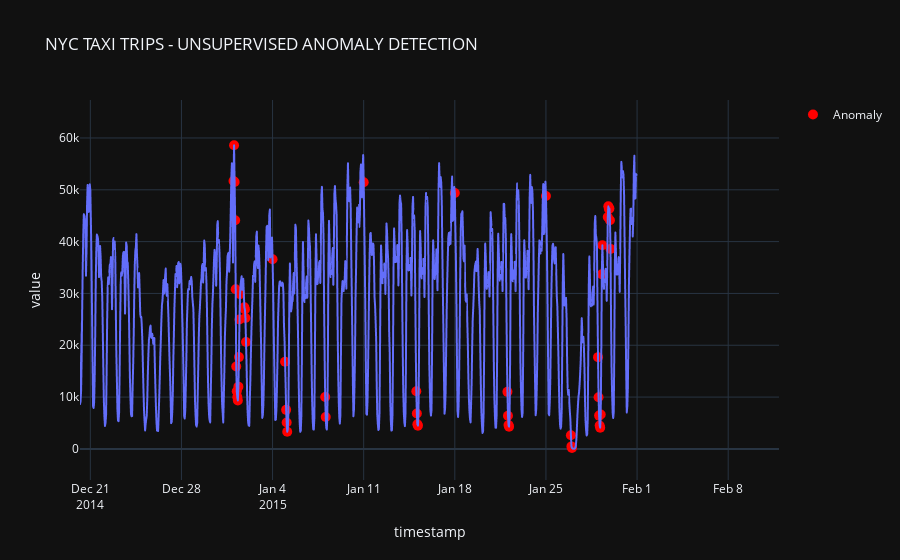

Source (notebook cell):
### Markdown cell above
## Plot anomalies on the graph to visualize

### Code cell
import plotly.graph_objects as go

# plot value on y-axis and date on x-axis
fig = px.line(iforest_results, x=iforest_results.index,
              y="value", title='NYC TAXI TRIPS - UNSUPERVISED ANOMALY DETECTION', template = 'plotly_dark')

# create list of outlier_dates
outlier_dates = iforest_results[iforest_results['Anomaly'] == 1].index

y_values = [iforest_results.loc[i]['value'] for i in outlier_dates]

fig.add_trace(go.Scatter(x=outlier_dates, y=y_values, 
                         mode = 'markers', 
                         name = 'Anomaly', 
                         marker=dict(color='red',size=10)))
        
fig.show()

### Figure 1 — Plotly figure (JSON) as saved in the notebook; plotly's stock layout.template omitted (floating-point values rounded to 4 significant figures; data arrays with more than 128 entries replaced by an {"elided": "..."} marker saying what was removed)
{"data": [{"hovertemplate": "timestamp=%{x}<br>value=%{y}<extra></extra>", "legendgroup": "", "line": {"color": "#636efa", "dash": "solid"}, "mode": "lines", "name": "", "showlegend": false, "type": "scattergl", "x": {"elided": "5160 str values"}, "xaxis": "x", "y": {"elided": "5160 int values"}, "yaxis": "y"}, {"marker": {"color": "red", "size": 10}, "mode": "markers", "name": "Anomaly", "type": "scatter", "x": ["2015-01-01T00:00:00", "2015-01-01T01:00:00", "2015-01-01T02:00:00", "2015-01-01T03:00:00", "2015-01-01T04:00:00", "2015-01-01T05:00:00", "2015-01-01T06:00:00", "2015-01-01T07:00:00", "2015-01-01T08:00:00", "2015-01-01T09:00:00", "2015-01-01T10:00:00", "2015-01-01T11:00:00", "2015-01-01T12:00:00", "2015-01-01T20:00:00", "2015-01-01T21:00:00", "2015-01-01T22:00:00", "2015-01-01T23:00:00", "2015-01-04T00:00:00", "2015-01-04T23:00:00", "2015-01-05T01:00:00", "2015-01-05T02:00:00", "2015-01-05T03:00:00", "2015-01-08T01:00:00", "2015-01-08T02:00:00", "2015-01-11T00:00:00", "2015-01-15T01:00:00", "2015-01-15T02:00:00", "2015-01-15T03:00:00", "2015-01-15T04:00:00", "2015-01-18T00:00:00", "2015-01-22T01:00:00", "2015-01-22T02:00:00", "2015-01-22T03:00:00", "2015-01-22T04:00:00", "2015-01-25T00:00:00", "2015-01-26T22:00:00", "2015-01-26T23:00:00", "2015-01-27T00:00:00", "2015-01-29T00:00:00", "2015-01-29T01:00:00", "2015-01-29T02:00:00", "2015-01-29T03:00:00", "2015-01-29T04:00:00", "2015-01-29T05:00:00", "2015-01-29T07:00:00", "2015-01-29T08:00:00", "2015-01-29T18:00:00", "2015-01-29T19:00:00", "2015-01-29T20:00:00", "2015-01-29T21:00:00", "2015-01-29T22:00:00", "2015-01-29T23:00:00"], "y": [51700, 58584, 51507, 44134, 30799, 15898, 11131, 9986, 9350, 12015, 17712, 24967, 29833, 27319, 26886, 25263, 20620, 36588, 16804, 7534, 5080, 3306, 10024, 6144, 51443, 11134, 6824, 4772, 4486, 49387, 11007, 6411, 4600, 4296, 48799, 2649, 486, 189, 17702, 9961, 6426, 4500, 4098, 6645, 33717, 39295, 44751, 46807, 46317, 46396, 44139, 38596]}], "layout": {"autosize": true, "legend": {"tracegroupgap": 0}, "title": {"text": "NYC TAXI TRIPS - UNSUPERVISED ANOMALY DETECTION"}, "xaxis": {"anchor": "y", "autorange": false, "domain": [0, 1], "range": ["2014-12-20 04:58:01.6659", "2015-02-11 21:40:09.2943"], "title": {"text": "timestamp"}, "type": "date"}, "yaxis": {"anchor": "x", "autorange": false, "domain": [0, 1], "range": [-6003.0, 67330.0], "title": {"text": "value"}, "type": "linear"}}}
